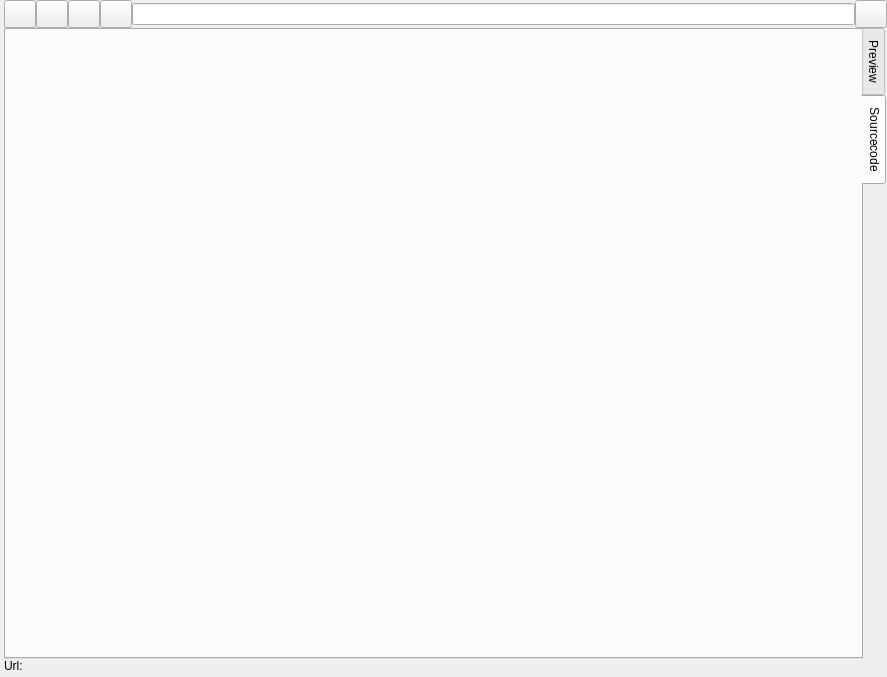
<?xml version="1.0" encoding="UTF-8"?>
<ui version="4.0">
 <class>dlgHelpInfo</class>
 <widget class="QWidget" name="dlgHelpInfo">
  <property name="geometry">
   <rect>
    <x>0</x>
    <y>0</y>
    <width>887</width>
    <height>677</height>
   </rect>
  </property>
  <property name="windowTitle">
   <string>Help</string>
  </property>
  <layout class="QVBoxLayout" name="verticalLayout_2">
   <property name="spacing">
    <number>0</number>
   </property>
   <property name="leftMargin">
    <number>4</number>
   </property>
   <property name="topMargin">
    <number>0</number>
   </property>
   <property name="rightMargin">
    <number>0</number>
   </property>
   <property name="bottomMargin">
    <number>4</number>
   </property>
   <item>
    <layout class="QHBoxLayout" name="horizontalLayout">
     <item>
      <widget class="QPushButton" name="pBHome">
       <property name="sizePolicy">
        <sizepolicy hsizetype="Expanding" vsizetype="Expanding">
         <horstretch>0</horstretch>
         <verstretch>0</verstretch>
        </sizepolicy>
       </property>
       <property name="minimumSize">
        <size>
         <width>32</width>
         <height>28</height>
        </size>
       </property>
       <property name="maximumSize">
        <size>
         <width>32</width>
         <height>28</height>
        </size>
       </property>
       <property name="text">
        <string/>
       </property>
       <property name="icon">
        <iconset resource="../ressourcen.qrc">
         <normaloff>:/img/images/go-home.png</normaloff>:/img/images/go-home.png</iconset>
       </property>
       <property name="iconSize">
        <size>
         <width>20</width>
         <height>20</height>
        </size>
       </property>
      </widget>
     </item>
     <item>
      <widget class="QPushButton" name="pBRefresh">
       <property name="sizePolicy">
        <sizepolicy hsizetype="Expanding" vsizetype="Expanding">
         <horstretch>42</horstretch>
         <verstretch>30</verstretch>
        </sizepolicy>
       </property>
       <property name="minimumSize">
        <size>
         <width>32</width>
         <height>28</height>
        </size>
       </property>
       <property name="maximumSize">
        <size>
         <width>32</width>
         <height>28</height>
        </size>
       </property>
       <property name="text">
        <string/>
       </property>
       <property name="icon">
        <iconset resource="../ressourcen.qrc">
         <normaloff>:/img/images/edit-redo.png</normaloff>:/img/images/edit-redo.png</iconset>
       </property>
      </widget>
     </item>
     <item>
      <widget class="QPushButton" name="pBBack">
       <property name="enabled">
        <bool>true</bool>
       </property>
       <property name="sizePolicy">
        <sizepolicy hsizetype="Expanding" vsizetype="Expanding">
         <horstretch>0</horstretch>
         <verstretch>0</verstretch>
        </sizepolicy>
       </property>
       <property name="minimumSize">
        <size>
         <width>32</width>
         <height>28</height>
        </size>
       </property>
       <property name="maximumSize">
        <size>
         <width>32</width>
         <height>28</height>
        </size>
       </property>
       <property name="text">
        <string/>
       </property>
       <property name="icon">
        <iconset resource="../ressourcen.qrc">
         <normaloff>:/img/images/go-previous.png</normaloff>:/img/images/go-previous.png</iconset>
       </property>
       <property name="iconSize">
        <size>
         <width>20</width>
         <height>20</height>
        </size>
       </property>
      </widget>
     </item>
     <item>
      <widget class="QPushButton" name="pBNext">
       <property name="enabled">
        <bool>true</bool>
       </property>
       <property name="sizePolicy">
        <sizepolicy hsizetype="Expanding" vsizetype="Expanding">
         <horstretch>0</horstretch>
         <verstretch>0</verstretch>
        </sizepolicy>
       </property>
       <property name="minimumSize">
        <size>
         <width>32</width>
         <height>28</height>
        </size>
       </property>
       <property name="maximumSize">
        <size>
         <width>32</width>
         <height>28</height>
        </size>
       </property>
       <property name="text">
        <string/>
       </property>
       <property name="icon">
        <iconset resource="../ressourcen.qrc">
         <normaloff>:/img/images/go-next.png</normaloff>:/img/images/go-next.png</iconset>
       </property>
       <property name="iconSize">
        <size>
         <width>20</width>
         <height>20</height>
        </size>
       </property>
      </widget>
     </item>
     <item>
      <widget class="QLineEdit" name="lEUrl">
       <property name="enabled">
        <bool>true</bool>
       </property>
      </widget>
     </item>
     <item>
      <widget class="QPushButton" name="pBPrint">
       <property name="sizePolicy">
        <sizepolicy hsizetype="Expanding" vsizetype="Expanding">
         <horstretch>0</horstretch>
         <verstretch>0</verstretch>
        </sizepolicy>
       </property>
       <property name="minimumSize">
        <size>
         <width>32</width>
         <height>28</height>
        </size>
       </property>
       <property name="maximumSize">
        <size>
         <width>32</width>
         <height>28</height>
        </size>
       </property>
       <property name="text">
        <string/>
       </property>
       <property name="icon">
        <iconset resource="../ressourcen.qrc">
         <normaloff>:/img/images/document-print.png</normaloff>:/img/images/document-print.png</iconset>
       </property>
       <property name="iconSize">
        <size>
         <width>20</width>
         <height>20</height>
        </size>
       </property>
      </widget>
     </item>
    </layout>
   </item>
   <item>
    <widget class="QTabWidget" name="tabWidget">
     <property name="tabPosition">
      <enum>QTabWidget::East</enum>
     </property>
     <property name="currentIndex">
      <number>1</number>
     </property>
     <widget class="QWidget" name="tabPreview">
      <attribute name="title">
       <string>Preview</string>
      </attribute>
     </widget>
     <widget class="QWidget" name="tabSource">
      <attribute name="title">
       <string>Sourcecode</string>
      </attribute>
     </widget>
    </widget>
   </item>
   <item>
    <widget class="QLabel" name="lUrl">
     <property name="text">
      <string>Url:</string>
     </property>
    </widget>
   </item>
  </layout>
 </widget>
 <resources>
  <include location="../ressourcen.qrc"/>
 </resources>
 <connections/>
</ui>
